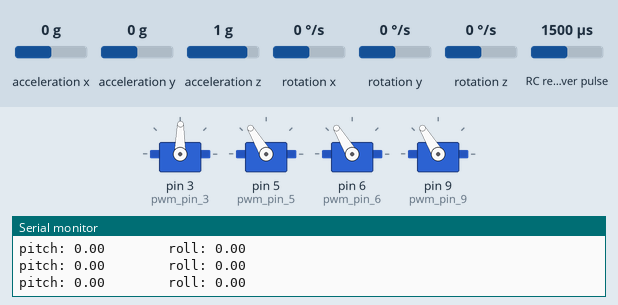
Bench run of a sketch on a simulated Arduino Uno, built with avr-gcc and run on an emulated ATmega328P. On the bench: 4 × servo, the last lines printed to the serial monitor. Wiring (inferred from the names in the program): RC receiver channel: data pin 7. The inputs (shaded band) are chosen by the test bench; at power-on: acceleration x 0 g, RC receiver pulse 1500 µs, acceleration y 0 g, acceleration z 1 g, rotation x 0 °/s, rotation y 0 °/s, rotation z 0 °/s.

Above: at 6.26 s.
6.3 s: acceleration x set to -1.4 g
7.8 s: acceleration x set to 0.8 g
At 8.2 s:
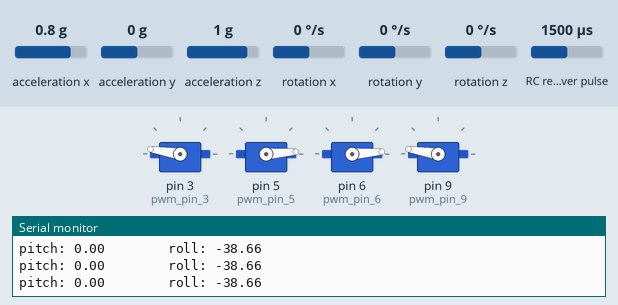
9.3 s: acceleration x set to 0 g
At 10.37 s:
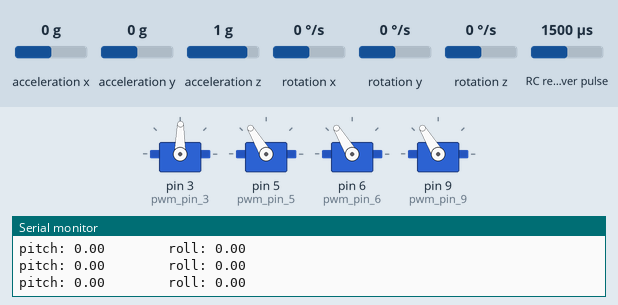
12.3 s: RC receiver pulse (sensor on pin 7) set to 1020 µs
13.8 s: RC receiver pulse (sensor on pin 7) set to 1980 µs
At 14.08 s:
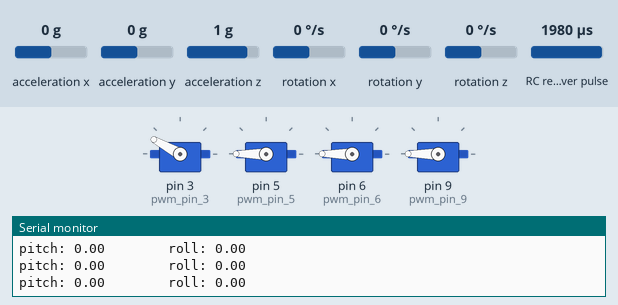
16.8 s: acceleration y set to -1.4 g
At 18.1 s:
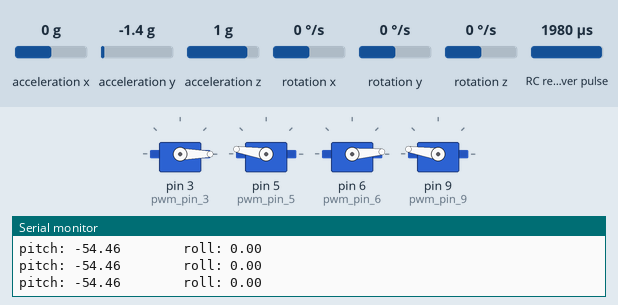
Timing chart, 0 to 19.3 s (numbered marks = the images above; inputs shaded):
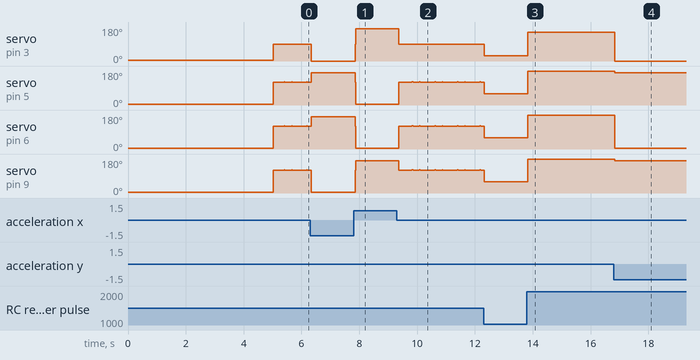

Measured:
- after the input at 7.8 s, servo on pin 3 (pwm_pin_3): 0° → 171° after 0.06 s; servo on pin 5 (pwm_pin_5), servo on pin 6 (pwm_pin_6): 171° → 4° after 0.06 s; servo on pin 9 (pwm_pin_9): 4° → 171° after 0.06 s
- after the input at 9.3 s, servo on pin 3 (pwm_pin_3): 171° → 89° after 0.06 s, then repeats every 0.78 s: 90° 0.04 s, 89° 0.22 s, 90° 0.02 s, 89° 0.50 s; servo on pin 5 (pwm_pin_5): 4° → 121° after 0.07 s, then repeats every 0.78 s: 122° 0.04 s, 121° 0.22 s, 122° 0.02 s, 121° 0.50 s
- after the input at 13.8 s, servo on pin 3 (pwm_pin_3): 28° → 151° at once, then repeats every 0.26 s: 152° 0.02 s, 151° 0.24 s; servo on pin 5 (pwm_pin_5), servo on pin 6 (pwm_pin_6), servo on pin 9 (pwm_pin_9): 60° → 180° at once
- after the input at 16.8 s, servo on pin 5 (pwm_pin_5), servo on pin 9 (pwm_pin_9): 180° → 171° at once; servo on pin 6 (pwm_pin_6): 180° → 4° at once

The sketch:

full_flight_controller_program_v3.ino
```cpp
#include <Servo.h>
#include "Wire.h"
#include <MPU6050_light.h>

MPU6050 mpu(Wire);
int motor_speed = 180;
int increased_value;
int channel_1_pwm_pin = 4;
int channel_2_pwm_pin = 8;
int channel_3_pwn_pin = 7;
int channel_4_pwm_pin = 2;
int pwm_pin_3 =3;
int pwm_pin_5 =5;
int pwm_pin_6 =6;
int pwm_pin_9 =9;
int min_speed = 1275;
int off_value = 63;
int off_value_3 = 57;
int off_value_2 = 0;
int medium_speed = 1793;
int max_speed = 2310;
float pitch;
float roll;
float yaw;
float error;

unsigned long channel_1_signal_time;
unsigned long channel_2_signal_time;
unsigned long channel_3_signal_time;
unsigned long channel_4_signal_time;
unsigned long timer = 0;

bool condition = true;

Servo bm1;
Servo bm2;
Servo bm3;
Servo bm4;

void setup(){
  Serial.begin(9600);
  bm1.attach(pwm_pin_3);
  bm2.attach(pwm_pin_5);
  bm3.attach(pwm_pin_6);
  bm4.attach(pwm_pin_9);
  //arm the escs
  bm1.write(4);
  bm2.write(4);
  bm3.write(4);
  bm4.write(4);
  delay(2000);

  Wire.begin();
  byte status = mpu.begin();
  Serial.print(F("MPU6050 status: "));
  Serial.println(status);
  while(status!=0){ } // stop everything if could not connect to MPU6050

  Serial.println(F("Calculating offsets, do not move MPU6050"));
  delay(1000);
  mpu.calcOffsets(); // gyro and accelero
  Serial.println("Done!\n");
  delay(1000);

}


void loop(){
   channel_3_signal_time = pulseIn(channel_3_pwn_pin, HIGH);
   off_value = map(channel_3_signal_time,989,1967,55,181);
   //increased_value = off_value+20;
   off_value_2 = 4;
   //off_value_2 = off_value-5;
   bm3.write(off_value+1);
   bm4.write(off_value+1);
   bm1.write(off_value-31);
   bm2.write(off_value+1);

    mpu.update();
    if((millis()-timer)>10){ // print data every 10ms
          pitch = mpu.getAngleX();
          roll = mpu.getAngleY();
          Serial.print("pitch: ");
          Serial.print(pitch);
          Serial.print("        ");
          Serial.print("roll: ");
          Serial.print(roll);
          Serial.print('\n');
          timer = millis();
    }
    while(roll<-2){
        bm2.write(off_value_2);
        bm3.write(off_value_2);
        bm1.write(max_speed);
        bm4.write(max_speed);
        mpu.update();
        if((millis()-timer)>10){ // print data every 10ms
            pitch = mpu.getAngleX();
            roll = mpu.getAngleY();
            Serial.print("pitch: ");
            Serial.print(pitch);
            Serial.print("        ");
            Serial.print("roll: ");
            Serial.print(roll);
            Serial.print('\n');
            timer = millis();
           }


      }

     while(roll>2){
        bm1.write(off_value_2-32);
        bm4.write(off_value_2);
        bm3.write(max_speed);
        bm2.write(max_speed);
        mpu.update();
        if((millis()-timer)>10){ // print data every 10ms
            pitch = mpu.getAngleX();
            roll = mpu.getAngleY();
            Serial.print("pitch: ");
            Serial.print(pitch);
            Serial.print("        ");
            Serial.print("roll: ");
            Serial.print(roll);
            Serial.print('\n');
            timer = millis();
           }


      }

     while(pitch<-2){
        bm1.write(off_value_2-32);
        bm3.write(off_value_2);
        bm4.write(max_speed);
        bm2.write(max_speed);
        mpu.update();
        if((millis()-timer)>10){ // print data every 10ms
            pitch = mpu.getAngleX();
            roll = mpu.getAngleY();
            Serial.print("pitch: ");
            Serial.print(pitch);
            Serial.print("        ");
            Serial.print("roll: ");
            Serial.print(roll);
            Serial.print('\n');
            timer = millis();
           }


      }

     while(pitch>2){
        bm2.write(off_value_2);
        bm4.write(off_value_2);
        bm1.write(max_speed);
        bm3.write(max_speed);
        mpu.update();
        if((millis()-timer)>10){ // print data every 10ms
            pitch = mpu.getAngleX();
            roll = mpu.getAngleY();
            Serial.print("pitch: ");
            Serial.print(pitch);
            Serial.print("        ");
            Serial.print("roll: ");
            Serial.print(roll);
            Serial.print('\n');
            timer = millis();
           }


      }


}
```
